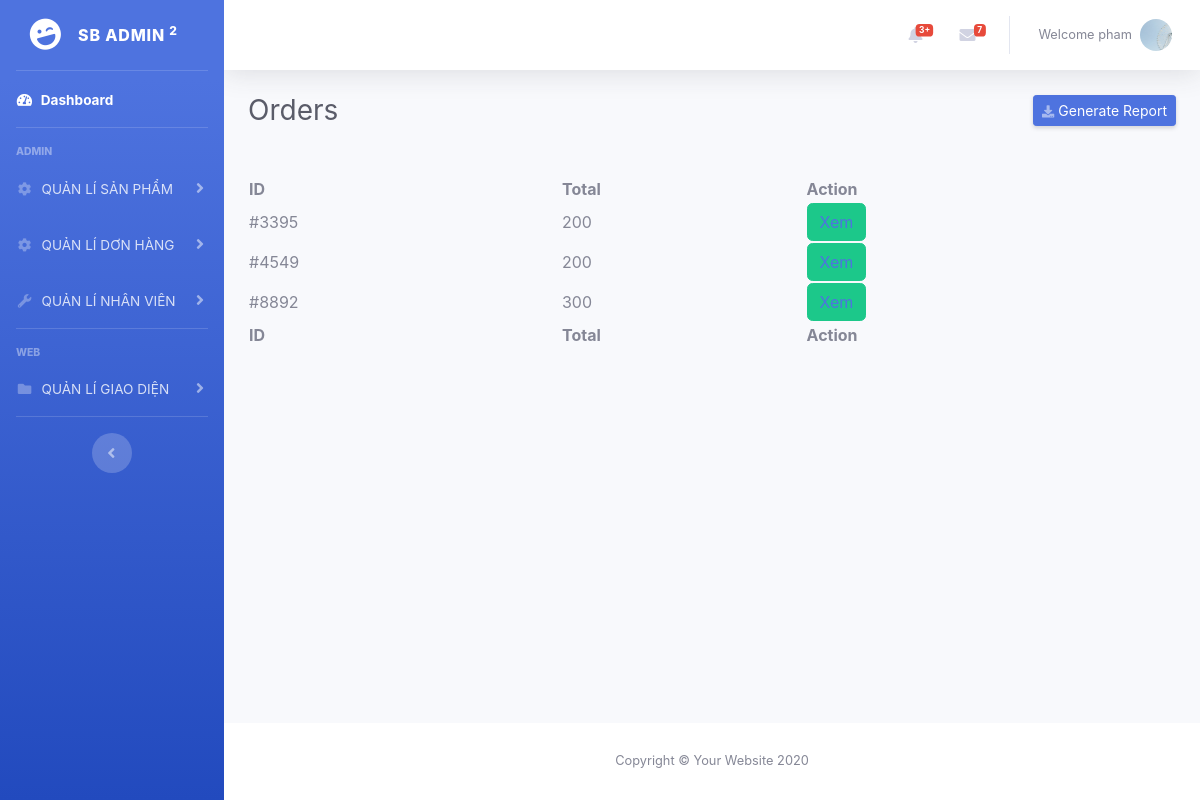
Page /resource/view/pages/main/manage-orders.php (signed in) on the committed database.
### tables this page shows
CREATE TABLE `users` (
  `id` int(11) NOT NULL,
  `images` varchar(255) NOT NULL,
  `lastname` varchar(255) NOT NULL,
  `firstname` varchar(255) NOT NULL,
  `email` varchar(255) NOT NULL,
  `password` varchar(255) NOT NULL,
  `created_at` datetime DEFAULT NULL,
  `active` tinyint(4) NOT NULL,
  `is_active` tinyint(4) NOT NULL,
  `status` int(11) NOT NULL,
  `role_id` int(11) NOT NULL,
  `phone` int(11) DEFAULT NULL,
  `address` varchar(255) NOT NULL
);

CREATE TABLE `orders` (
  `id` int(11) NOT NULL,
  `external_id` varchar(255) NOT NULL,
  `created_at` datetime NOT NULL,
  `deleted_at` datetime NOT NULL,
  `total` int(11) NOT NULL,
  `description` int(11) DEFAULT NULL
);

### resource/view/pages/main/manage-orders.php (the view, shortened to what this page needs)
<?php
include '../../../../function/function.php';
$sql = "SELECT * FROM orders order by id DESC";
$result = $conn->query($sql);
?>
<!DOCTYPE html>
<html lang="en">
<head>
    <link rel="stylesheet" href="https://cdnjs.cloudflare.com/ajax/libs/font-awesome/5.15.1/css/all.min.css" />
    <link href="../../../../public/backend/assets/css/sb-admin-2.min.css" rel="stylesheet">
    <link rel="stylesheet" href="https://cdn.datatables.net/1.11.3/css/jquery.dataTables.min.css">
    <link rel="stylesheet" href="https://cdn.datatables.net/buttons/2.1.0/css/buttons.dataTables.min.css">
</head>
<body id="page-top">
    <div id="wrapper">
        <?php include '../../partial/sideBar.php'; ?>
        <div id="content-wrapper" class="d-flex flex-column">
            <div id="content">
                <?php include '../../partial/topBar.php'; ?>
                <div class="container-fluid">
                    <div class="d-sm-flex align-items-center justify-content-between mb-4">
                        <h1 class="h3 mb-0 text-gray-800">Orders</h1>
                        <form action="../products/exportProduct.php" method="post">
                            <button type="submit" name="export" class="d-none d-sm-inline-block btn btn-sm btn-primary shadow-sm"><i class="fas fa-download fa-sm text-white-50"></i> Generate Report</button>
                        </form>
                    </div>
                    <table id="example" class="display nowrap" style="width:100%">
                        <thead>
                            <tr>
                                <th>ID</th>
                                <th>Total</th>
                                <th>Action</th>
                            </tr>
                        </thead>
                        <tbody>
                            <?php
                            if ($result->num_rows > 0) {
                                while ($row = $result->fetch_assoc()) {
                            ?>
                                    <tr>
                                        <td><?php echo $row['external_id']; ?></td>
                                        <td><?php echo $row['total']; ?></td>
                                        <td>
                                            <button type="button" data-toggle="modal" class="btn btn-success editOrderBtn" data-target="#editOrders"><a href="../order/order-details.php?id=<?php echo $row['id'] ?>">Xem</a></button>
                                        </td>
                                    </tr>
                            <?php
                                }
                            } else {
                                echo "0 results";
                            }
                            ?>
                        </tbody>
                        <tfoot>
                            <tr>
                                <th>ID</th>
                                <th>Total</th>
                                <th>Action</th>
                            </tr>
                        </tfoot>
                    </table>
                </div>
            </div>
            <?php include '../../partial/footer.php'; ?>
        </div>
</body>
</html>

### resource/view/partial/topBar.php (shortened to what this page needs)
<nav class="navbar navbar-expand navbar-light bg-white topbar mb-4 static-top shadow">
<ul class="navbar-nav ml-auto">
    <li class="nav-item dropdown no-arrow mx-1">
        <a class="nav-link dropdown-toggle" href="#" id="alertsDropdown" role="button"
            data-toggle="dropdown" aria-haspopup="true" aria-expanded="false">
            <span class="badge badge-danger badge-counter">3+</span>
        </a>
    </li>
    <li class="nav-item dropdown no-arrow mx-1">
        <a class="nav-link dropdown-toggle" href="#" id="messagesDropdown" role="button"
            data-toggle="dropdown" aria-haspopup="true" aria-expanded="false">
            <i class="fas fa-envelope fa-fw"></i>
            <span class="badge badge-danger badge-counter">7</span>
        </a>
    </li>
    <li class="nav-item dropdown no-arrow">
        <a class="nav-link dropdown-toggle" href="#" id="userDropdown" role="button"
            data-toggle="dropdown" aria-haspopup="true" aria-expanded="false">
            <span class="mr-2 d-none d-lg-inline text-gray-600 small"><?php
            $id = $_SESSION["user"]["id"];
            $query = mysqli_query($conn, "SELECT * FROM users WHERE id = '$id' ");
            $user = $query->fetch_assoc();
            echo "Welcome " . $user['firstname'];
            ?>
            </span>
            <img class="img-profile rounded-circle"
                src="
                <?php if ($user['images']) {
                echo $user['images'];
                } else {
                echo '../../../../public/backend/assets/images/defaultImages.png';
                }
                ?>">
        </a>
    </li>
</ul>
</nav>

### rows in the picture
users: firstname "pham", images (picture)
orders: external "#3395", total "200"
orders: external "#4549", total "200"
orders: external "#8892", total "300"
